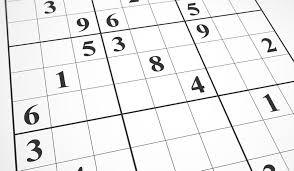
#> input picture OpenCV21/sudoku.jpg, 294 x 171 px, found by its file name
$ jupyter execute C1413.ipynb
#> lines starting #> are read from the running program, lines starting #| are printed output that depends on the picture; after the words box and inside, x2 and y2 are one past the last pixel; in counts of white or black regions, pixels touching at a corner belong together
# 1.4.13 Hough Line Transform
### cv2.HoughLines(), cv2.HoughLinesP()

[cell 1]
import cv2
import numpy as np
from matplotlib import pyplot as plt

[cell 2]
gray = cv2.imread('SampleFiles/sudoku.jpg', 0)
#> gray is the input picture: shape (171, 294); min 0, max 255, mean 236.2

[cell 3]
edges = cv2.Canny(gray,150,200,apertureSize=3)
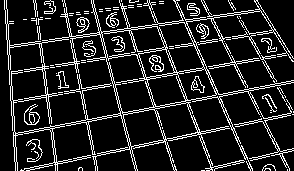
#> edges: shape (171, 294); 13.7% white in thin lines or dots

[cell 4]
plt.figure(figsize = (20,40))
plt.subplot(1,2,1),plt.imshow(gray,cmap = 'gray')
plt.title('gray'), plt.xticks([]), plt.yticks([])
plt.subplot(1,2,2),plt.imshow(edges,cmap = 'gray')
plt.title('edges'), plt.xticks([]), plt.yticks([])
plt.show()
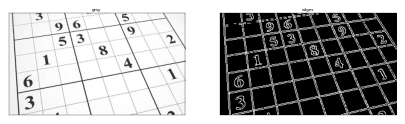
#> figure drawn by matplotlib, 2 panels

[cell 5]
lines = cv2.HoughLines(edges,1,np.pi/180,150)
#> lines = 14 rows, first 8: [170, 1.36], [134, 1.38], [136, 1.38], [74, 1.41], [72, 1.41], [172, 1.36], [103, 1.4], [101, 1.4]

[cell 6]
lines.shape[0]
#> Out = 14

[cell 7]
img = cv2.imread('SampleFiles/sudoku.jpg')
for i in range(lines.shape[0]):
    for rho,theta in lines[i]:
        a = np.cos(theta)
        b = np.sin(theta)
        x0 = a*rho; y0 = b*rho
        x1 = int(x0 + 1000*(-b))
        y1 = int(y0 + 1000*(a))
        x2 = int(x0 - 1000*(-b))
        y2 = int(y0 - 1000*(a))
        cv2.line(img,(x1,y1),(x2,y2),(0,0,255),2)
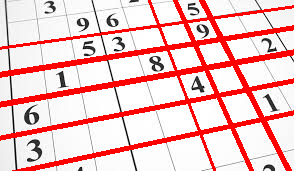
#> img: shape (171, 294, 3); 18.48% of pixels changed, all inside (x1, y1, x2, y2) = (0, 0, 294, 171)

[cell 8]
plt.figure(figsize = (20,40))
plt.subplot(1,2,1),plt.imshow(img,cmap = 'gray')
plt.title('houghlines'), plt.xticks([]), plt.yticks([])
plt.subplot(1,2,2),plt.imshow(gray,cmap = 'gray')
plt.title('gray'), plt.xticks([]), plt.yticks([])
plt.show()
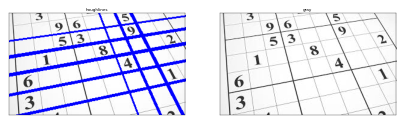
#> figure drawn by matplotlib, 2 panels; B, G, R data is drawn as R, G, B
